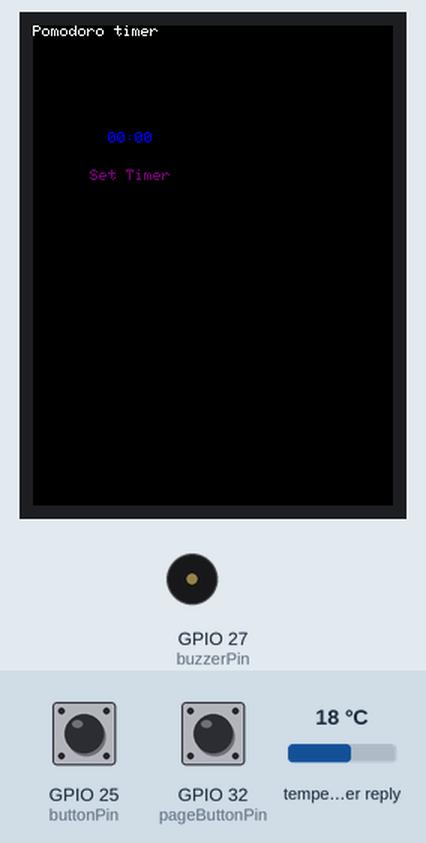
Simulated run of this program. Board: ESP32. On the bench: 240×320 colour display, buzzer (waves = sounding, pin HIGH). Inputs (shaded band) come from the test bench; at power-on: GPIO 32 (pageButtonPin) LOW, GPIO 25 (buttonPin) LOW, temperature in the weather reply 18 °C. WiFi joins after 1.5 s; servers stay silent unless stated; web services answer with replies made up by the test bench; not simulated (calls return 0 or success): credentials.h; what the program prints to the serial monitor is not drawn.

Above: at 3.2 s.
3.3 s: GPIO 32 (pageButtonPin) pulled HIGH for 0.15 s
At 4.6 s:
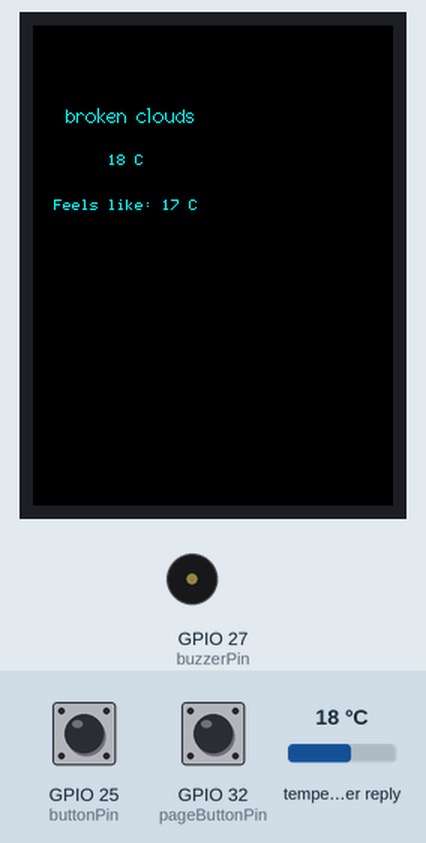
4.9 s: GPIO 32 (pageButtonPin) pulled HIGH for 1 s
At 6.0 s:
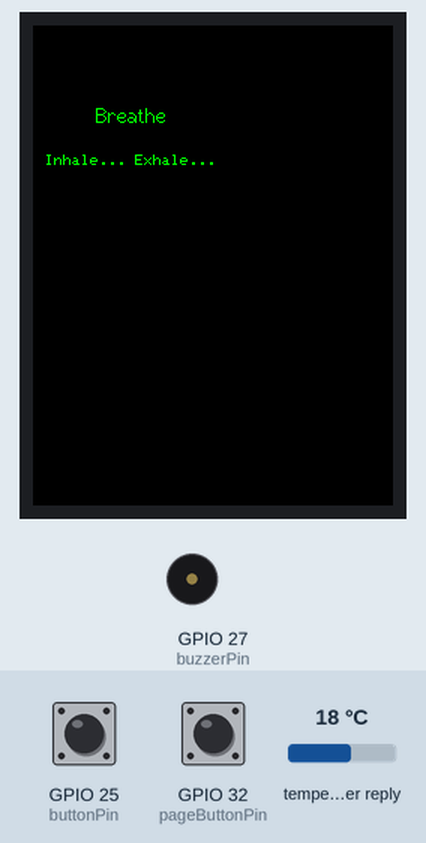
7.4 s: GPIO 32 (pageButtonPin) pulled HIGH for 0.15 s
At 8.5 s:
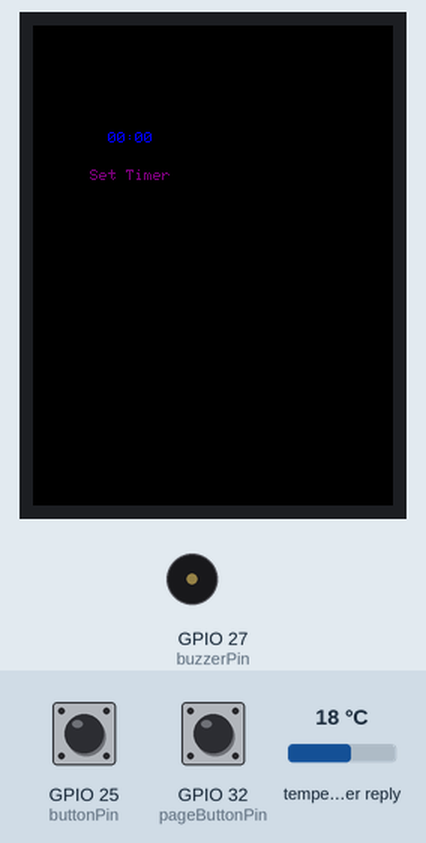
9.0 s: GPIO 25 (buttonPin) pulled HIGH for 3.2 s
At 13.1 s:
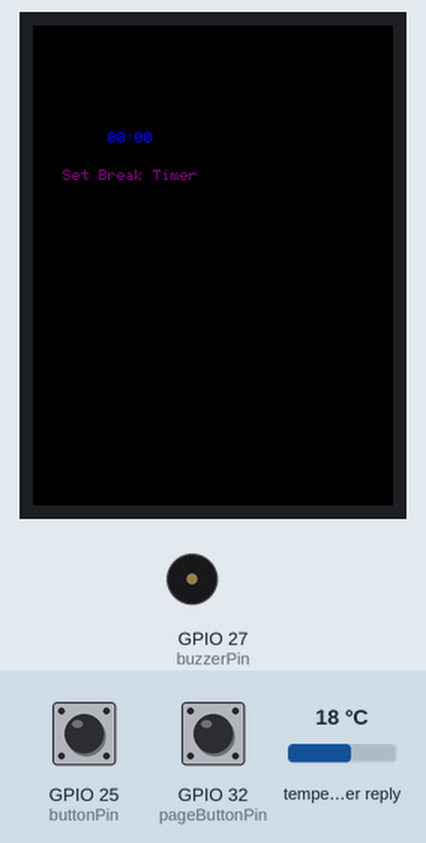
13.7 s: GPIO 25 (buttonPin) pulled HIGH for 3.2 s
At 17.23 s:
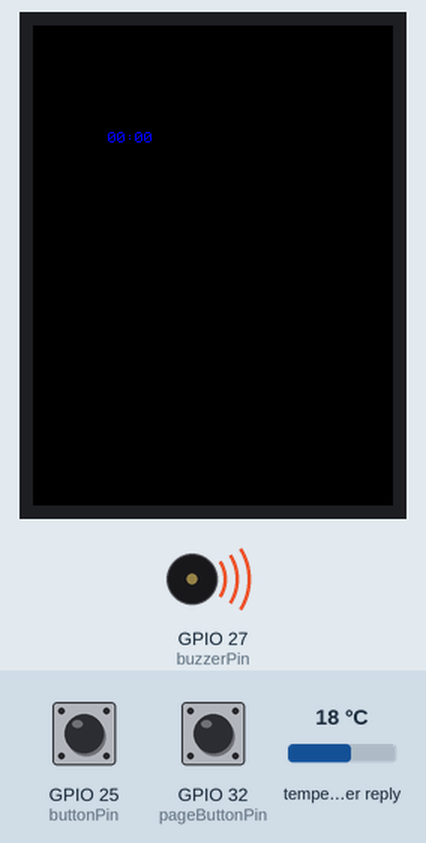
17.5 s: GPIO 32 (pageButtonPin) pulled HIGH for 3.2 s
At 18.0 s:
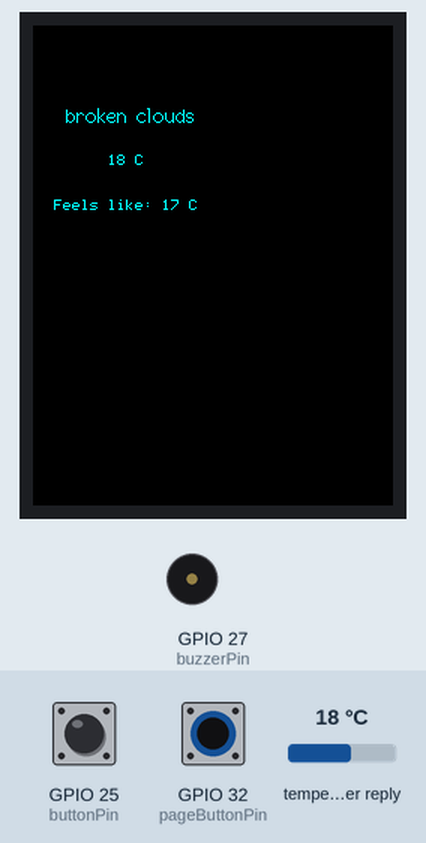
Timing chart, 0 to 20.5 s (numbered marks = the images above; inputs shaded):
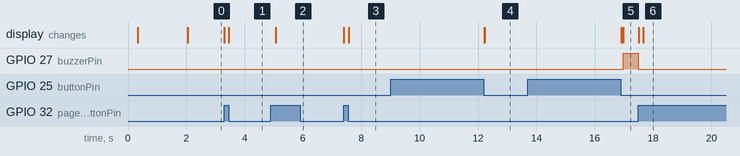

The program:

main.cpp
```cpp
#include <Arduino.h>
#include <TFT_eSPI.h>
#include <SPI.h>
#include <WiFi.h>
#include <HTTPClient.h>
#include <ArduinoJson.h>
#include <credentials.h>

const int buttonPin = 25;
const int pageButtonPin = 32;
const int buzzerPin = 27;
int buttonState = 0;
int pageButtonState = 0;
int lastPageButtonState = 0;
int lastButtonState = 0;
const unsigned long holdtime = 1000; // 1 sec

TFT_eSPI tft = TFT_eSPI();

enum PageState {
    PAGE_POMODORO,
	PAGE_WEATHER,
    PAGE_BREATHING
};

const int PAGE_COUNT = 3;

PageState currentPage = PAGE_POMODORO;

void nextPage()
{
    currentPage = (PageState)((currentPage + 1) % PAGE_COUNT);
    tft.fillScreen(TFT_BLACK);  // clear once on page change
}

bool pageButtonPressed()
{
    return (pageButtonState == HIGH && lastPageButtonState == LOW);
}

bool weatherDrawn = false;
bool breathingDrawn = false;

String formatTime(unsigned int mm, unsigned int ss)
{
    String result = "";

    if (mm < 10) result += "0";
    result += String(mm);
    result += ":";

    if (ss < 10) result += "0";
    result += String(ss);

    return result;
}

void clearMiddleScreen() {
	tft.fillRect(0, 20, 160, 100, TFT_BLACK); // Clear area to not leave pixels
}

// -------- Pomodoro -------- //
enum PomodoroState {
    SET_TIMER,
	SET_BREAK,
    RUNNING,
	BREAK,
    DONE
};

// Buzzer
unsigned long buzz_amount = 0;
const unsigned long buzz_max = 3;
unsigned long buzz_start = 0;
unsigned long buzz_end = 500; // 0.5s

// Timer
const unsigned long timer_increment = 10; // In minutes
unsigned long max_timer = 180;
const unsigned long break_increment = 5; // In minutes
bool doneInitialized = false;

// Pomodoro variables
PomodoroState pomo_state = SET_TIMER;
unsigned long pomodoro_timer[2] = {0, 0};
unsigned long start_time = 0;
String time_spent_s;

unsigned long lastDisplayUpdate = 0;
const unsigned long DISPLAY_INTERVAL = 1000; // 1 second
unsigned long pressStartTime = 0;

long lastDrawnTimer = -1;
long lastDrawnBreak = -1;

bool titleTimerSet = false;
bool titleBreakSet = false;
bool titleRunningSet = false;
bool titleRunningBreakSet = false;

// Functions
void handleSetTimer() {
	// Draw title
	if (!titleTimerSet)
	{
		tft.setTextColor(TFT_PURPLE, TFT_BLACK);
		tft.setTextDatum(MC_DATUM);
		tft.drawString("Set Timer", 65, 100, 1);

		titleTimerSet = true;
	}

	// Start hold timer
	if (buttonState == HIGH && lastButtonState == LOW)
	{
		pressStartTime = millis();
	}

	// Check if selected (held) or if increment (pressed)
	if (buttonState == LOW && lastButtonState == HIGH)
	{
		unsigned long pressDuration = millis() - pressStartTime;

		if (pressDuration <= holdtime)
		{
			if (pomodoro_timer[0] + timer_increment > max_timer)
			{
				Serial.println("Reset timer");
				pomodoro_timer[0] = 0; // Reset timer
			} else {
				Serial.println("Increments");
				pomodoro_timer[0] += timer_increment;
			}

			Serial.println(pomodoro_timer[0]);
		} else if (pressDuration >= holdtime) {
			Serial.println("Continue to Set Timer");
			clearMiddleScreen();
			start_time = millis();
			lastDrawnBreak = -1;
			titleTimerSet = false;
			pomo_state = SET_BREAK;
		}
	}

	// Redraw time and title each increment
	if (pomodoro_timer[0] != lastDrawnTimer)
	{
		lastDrawnTimer = pomodoro_timer[0];

		titleTimerSet = false; // Redraw title

		unsigned long remainingSeconds = pomodoro_timer[0] * 60;
		unsigned int mm = remainingSeconds / 60;
		unsigned int ss = remainingSeconds % 60;

		String timeStr = formatTime(mm, ss);

		clearMiddleScreen();
		tft.setTextColor(TFT_BLUE, TFT_BLACK);
		tft.setTextDatum(MC_DATUM); // Middle Center
		tft.drawString(timeStr, 65, 75, 1); // Found center
	}
}

void handleSetBreak() {
	// Draw title
	if (!titleBreakSet)
	{
		tft.setTextColor(TFT_PURPLE, TFT_BLACK);
		tft.setTextDatum(MC_DATUM);
		tft.drawString("Set Break Timer", 65, 100, 1);

		titleBreakSet = true;
	}

	// Start button hold timer
	if (buttonState == HIGH && lastButtonState == LOW)
	{
		pressStartTime = millis();
	}

	// Check if selected (held) or if increment (press)
	if (buttonState == LOW && lastButtonState == HIGH)
	{
		unsigned long pressDuration = millis() - pressStartTime;

		if (pressDuration <= holdtime)
		{
			if (pomodoro_timer[1] + break_increment > max_timer)
			{
				Serial.println("Reset timer");
				pomodoro_timer[1] = 0; // Reset timer
			} else {
				Serial.println("Increments");
				pomodoro_timer[1] += break_increment;
			}

			Serial.println(pomodoro_timer[1]);
		} else if (pressDuration >= holdtime) {
			Serial.println("Timer started");
			clearMiddleScreen();
			start_time = millis();
			titleBreakSet = false;
			pomo_state = RUNNING;
		}
	}

	// Redraw each increment
	if (pomodoro_timer[1] != lastDrawnBreak)
	{
		lastDrawnBreak = pomodoro_timer[1];

		titleBreakSet = false; // Redraw title

		unsigned long remainingSeconds = pomodoro_timer[1] * 60;
		unsigned int mm = remainingSeconds / 60;
		unsigned int ss = remainingSeconds % 60;

		String timeStr = formatTime(mm, ss);

		clearMiddleScreen();
		tft.setTextColor(TFT_BLUE, TFT_BLACK);
		tft.setTextDatum(MC_DATUM);
		tft.drawString(timeStr, 65, 75, 1);
	}
}

void handleRunningTimer() {
	unsigned long now = millis();
	unsigned long elapsed = (now - start_time)/1000; // In seconds

	// Draw title
	if (!titleRunningSet)
	{
		tft.setTextColor(TFT_PURPLE, TFT_BLACK);
		tft.setTextDatum(MC_DATUM);
		tft.drawString("Focus", 65, 100, 1);

		titleRunningSet = true;
	}

	if (elapsed >= pomodoro_timer[0] * 60) // Target time reached
	{
		pomodoro_timer[0] = 0;
		start_time = now;
		lastDisplayUpdate = -1;
		titleRunningSet = false;
		titleRunningBreakSet = false;
		pomo_state = BREAK;

		clearMiddleScreen();
	}

	// Display remaining timer time
	if (now - lastDisplayUpdate >= DISPLAY_INTERVAL)
	{
		lastDisplayUpdate = now;

		titleRunningSet = false; // Redraw title

		unsigned long remainingSeconds = pomodoro_timer[0] * 60 - elapsed;
		unsigned int mm = remainingSeconds / 60;
		unsigned int ss = remainingSeconds % 60;

		String timeStr = formatTime(mm, ss);

		clearMiddleScreen();
		tft.setTextColor(TFT_BLUE, TFT_BLACK);
		tft.setTextDatum(MC_DATUM); // Middle Center
		tft.drawString(timeStr, 65, 75, 1); // Found center
	}

	// Start hold timer
	if (buttonState == HIGH && lastButtonState == LOW)
	{
		pressStartTime = millis();
	}

	// Check if button held > reset and go back to setting timer
	if (buttonState == LOW && lastButtonState == HIGH)
	{
		unsigned long pressDuration = millis() - pressStartTime;

		if (pressDuration >= holdtime) {
			Serial.println("Going back to set timer");
			clearMiddleScreen();
			doneInitialized = false;
			lastDrawnTimer = -1;
			lastDrawnBreak = -1;
			titleTimerSet = false;
			titleBreakSet = false;
			pomodoro_timer[0] = 0;
			pomodoro_timer[1] = 0;
			pomo_state = SET_TIMER;
		}
	}
}

void handleRunningBreak() {
	unsigned long now = millis();
	unsigned long elapsed = (now - start_time)/1000; // In seconds

	// Draw title
	if (!titleRunningBreakSet)
	{
		tft.setTextColor(TFT_PURPLE, TFT_BLACK);
		tft.setTextDatum(MC_DATUM);
		tft.drawString("Break Time !", 65, 100, 1);

		titleRunningBreakSet = true;
	}

	if (elapsed >= pomodoro_timer[1] * 60) // Target time reached
	{
		Serial.println("Break completed");
		pomodoro_timer[1] = 0;
		start_time = 0;
		lastDisplayUpdate = -1;
		pomo_state = DONE;

		clearMiddleScreen();
	}

	if (now - lastDisplayUpdate >= DISPLAY_INTERVAL)
	{
		lastDisplayUpdate = now;

		unsigned long remainingSeconds = pomodoro_timer[1] * 60 - elapsed;
		unsigned int mm = remainingSeconds / 60;
		unsigned int ss = remainingSeconds % 60;

		String timeStr = formatTime(mm, ss);

		clearMiddleScreen();
		tft.setTextColor(TFT_BLUE, TFT_BLACK);
		tft.setTextDatum(MC_DATUM); // Middle Center
		tft.drawString(timeStr, 65, 75, 1); // Found center

		titleRunningBreakSet = false; // Redraw title
	}

	// Start hold timer
	if (buttonState == HIGH && lastButtonState == LOW)
	{
		pressStartTime = millis();
	}

	// Check if button held > reset and go back to setting timer
	if (buttonState == LOW && lastButtonState == HIGH)
	{
		unsigned long pressDuration = millis() - pressStartTime;

		if (pressDuration >= holdtime) {
			Serial.println("Going back to set timer");
			clearMiddleScreen();
			doneInitialized = false;
			lastDrawnTimer = -1;
			lastDrawnBreak = -1;
			titleTimerSet = false;
			titleBreakSet = false;
			pomodoro_timer[0] = 0;
			pomodoro_timer[1] = 0;
			pomo_state = SET_TIMER;
		}
	}
}

void handleDone() {
	unsigned long now = millis();

	if (!doneInitialized)
    {
        doneInitialized = true;
        buzz_start = now;
        buzz_amount = 0;
        digitalWrite(buzzerPin, HIGH);
    }

	if (now - buzz_start >= buzz_end)
	{
		buzz_start = now;

        if (digitalRead(buzzerPin) == HIGH)
        {
            digitalWrite(buzzerPin, LOW);
            buzz_amount++;
        }
        else
        {
            digitalWrite(buzzerPin, HIGH);
        }
	}

	if (buzz_amount >= buzz_max)
	{
		Serial.println("BUZZ BUZZ BUZZ - Timer completed");
		clearMiddleScreen();
		digitalWrite(buzzerPin, LOW);
		buzz_amount = 0;
		doneInitialized = false;
		lastDrawnTimer = -1;
		pomo_state = SET_TIMER;
	}
}

void handlePomodoroPage()
{
    switch (pomo_state)
    {
        case SET_TIMER:
            handleSetTimer();
            break;

        case SET_BREAK:
            handleSetBreak();
            break;

        case RUNNING:
            handleRunningTimer();
            break;

        case BREAK:
            handleRunningBreak();
            break;

        case DONE:
            handleDone();
            break;
    }
}

// -------- Weather Page -------- //
unsigned long weather_start_time = 0;
const unsigned long api_call_time = 30; // Update temp timer (minutes)

long temp = 0;
long feelslike = 0;
String condition;

void initWiFi() {
	WiFi.mode(WIFI_STA);
    WiFi.begin(WIFISSID, WIFIPASS);
    Serial.print("Connecting to WiFi...");

    unsigned long start = millis();
    while (WiFi.status() != WL_CONNECTED && millis() - start < 10000) {
        Serial.print('.');
        delay(500);
    }

    if (WiFi.status() == WL_CONNECTED) {
        Serial.println("\nConnected: " + WiFi.localIP().toString());
    } else {
        Serial.println("\nWiFi failed, continuing offline.");
    }
}

void weatherApiCall() {
	weather_start_time = millis();

	if (WiFi.status() == WL_CONNECTED)
	{
		String apilink = "http://api.weatherapi.com/v1/current.json?key=";
        apilink += APIKEY;
        apilink += "&q=Montreal&aqi=no";

		HTTPClient http;

		http.begin(apilink.c_str());

		// Send HTTP GET request
      	int httpResponseCode = http.GET();

		if (httpResponseCode==200) {
			Serial.print("HTTP Response code: ");
			Serial.println(httpResponseCode);

			// Handle payload
			String payload = http.getString();

			// Create filter
            JsonDocument filter;
            filter["current"]["temp_c"] = true;
            filter["current"]["feelslike_c"] = true;
            filter["current"]["condition"]["text"] = true;

            // Parse JSON with filter
            JsonDocument doc;
            deserializeJson(doc, payload, DeserializationOption::Filter(filter));

			// Update vars
            temp = lround(doc["current"]["temp_c"].as<float>()); // Convert float to long (rounded)
			feelslike = lround(doc["current"]["feelslike_c"].as<float>()); // Convert float to long (rounded)
            condition = doc["current"]["condition"]["text"].as<String>();
		}
		else {
		Serial.print("Error code: ");
		Serial.println(httpResponseCode);
		}
		http.end();
	}
	else
	{
		Serial.println("WiFi Disconnected");
	}
}

void handleWeatherPage()
{
	if (weather_start_time == 0 || (millis() - weather_start_time >= (unsigned long)api_call_time * 60 * 1000)) // Compare in seconds
	{
		weatherApiCall();
		weatherDrawn = false; // Redraw with new data
	}

    if (!weatherDrawn)
    {
        tft.setTextColor(TFT_CYAN, TFT_BLACK);
        tft.setTextDatum(MC_DATUM);
        tft.drawString(condition, 65, 60, 2);
        tft.drawString(String(temp)+" C ", 65, 90, 1);
		tft.drawString("Feels like: "+String(feelslike)+" C ", 65, 120, 1);
        weatherDrawn = true;
    }
}

// -------- Breathing Page -------- //
void handleBreathingPage()
{
    if (!breathingDrawn)
    {
        tft.setTextColor(TFT_GREEN, TFT_BLACK);
        tft.setTextDatum(MC_DATUM);
        tft.drawString("Breathe", 65, 60, 2);
        tft.drawString("Inhale... Exhale...", 65, 90, 1);
        breathingDrawn = true;
    }
}

void setup() {
	Serial.begin(115200);
	delay(100);

	// Init display
	tft.init();
	tft.setRotation(0);
	tft.fillScreen(TFT_BLACK);
	tft.setTextColor(TFT_WHITE, TFT_BLACK);
	tft.setTextSize(1);
	tft.setCursor(0, 0);
	tft.println("Pomodoro timer");
	tft.setTextColor(TFT_BLUE, TFT_BLACK);
	tft.setTextDatum(MC_DATUM); // Middle Center
	tft.drawString("0.00", 65, 75, 1); // Found center

	// Init WiFi + weather vars
	initWiFi();
	weatherApiCall();

	// Initialize the pushbutton pin as an input:
	pinMode(buttonPin, INPUT);

	// Initialize button
	pinMode(pageButtonPin, INPUT);

	// Init buzzer
	pinMode(buzzerPin, OUTPUT);
	digitalWrite(buzzerPin, LOW); // off
}

void loop() {
  	buttonState = digitalRead(buttonPin);
	pageButtonState = digitalRead(pageButtonPin);

	if (pageButtonPressed())
    {
        nextPage();
        tft.fillScreen(TFT_BLACK);

        // reset UI flags
        titleTimerSet = false;
        titleBreakSet = false;
        titleRunningSet = false;
        titleRunningBreakSet = false;

		weatherDrawn = false;
		breathingDrawn = false;

		lastDrawnTimer = -1;
	}

    switch (currentPage)
    {
        case PAGE_POMODORO:
            handlePomodoroPage();
            break;

        case PAGE_WEATHER:
            handleWeatherPage();
            break;

        case PAGE_BREATHING:
            handleBreathingPage();
            break;
    }

	lastButtonState = buttonState;
	lastPageButtonState = pageButtonState;
}
```

Measured:
- after the input at 3.3 s, the display: first changes at once (image 1 shows a later state)
- after the input at 4.9 s, the display: changes after 0.16 s (image 2)
- after the input at 7.4 s, the display: first changes at once (image 3 shows a later state)
- after the input at 9.0 s, the display: first changes after 3.2 s (image 4 shows a later state)
- after the input at 13.7 s, GPIO 27 (buzzerPin): LOW → HIGH after 3.3 s, → LOW 0.50 s later; the display: first changes after 3.2 s (image 5 shows a later state)
- after the input at 17.5 s, GPIO 27 (buzzerPin): stops changing and stays LOW
